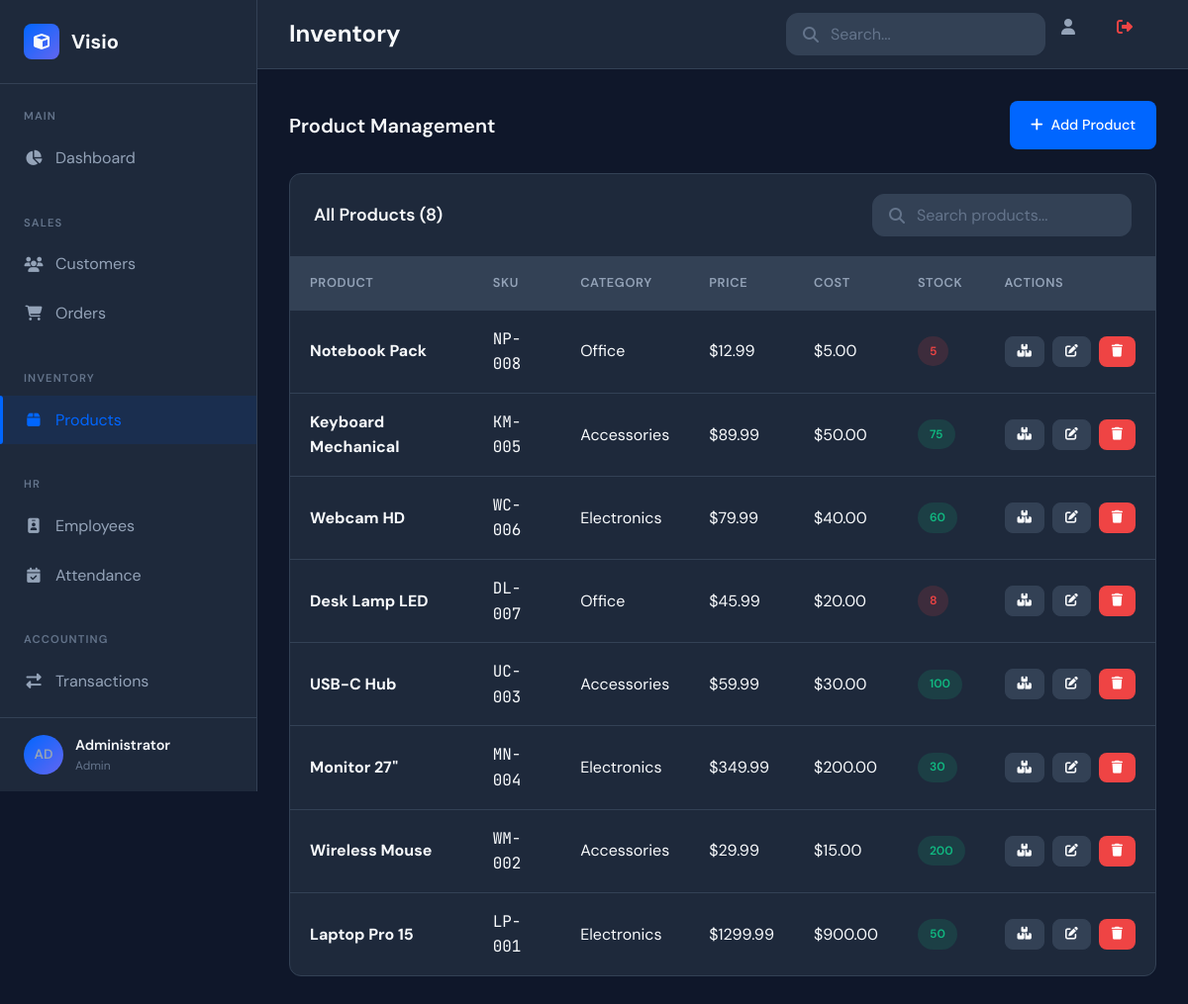
The page /products (signed in) on the database its author committed.
### app.py (models this page shows, shortened)
class User(UserMixin, db.Model):
    id = db.Column(db.Integer, primary_key=True)
    email = db.Column(db.String(120), unique=True, nullable=False)
    password_hash = db.Column(db.String(256), nullable=False)
    full_name = db.Column(db.String(100), nullable=False)
    role = db.Column(db.String(20), default='user')
    is_active = db.Column(db.Boolean, default=True)
    created_at = db.Column(db.DateTime, default=datetime.utcnow)
    last_login = db.Column(db.DateTime)
    def get_initials(self):
        names = self.full_name.split()
        if len(names) >= 2:
            return f"{names[0][0]}{names[1][0]}".upper()
        return self.full_name[:2].upper()

class Product(db.Model):
    id = db.Column(db.Integer, primary_key=True)
    name = db.Column(db.String(100), nullable=False)
    sku = db.Column(db.String(50), unique=True, nullable=False)
    category = db.Column(db.String(50))
    price = db.Column(db.Float, nullable=False)
    cost = db.Column(db.Float, default=0)
    stock_quantity = db.Column(db.Integer, default=0)
    min_stock_level = db.Column(db.Integer, default=10)
    description = db.Column(db.Text)
    created_at = db.Column(db.DateTime, default=datetime.utcnow)

### app.py (the view)
@app.route('/products')
@login_required
def products():
    return render_template('products.html', products=Product.query.order_by(Product.created_at.desc()).all())

### app.py (called while the page is built)
@login_manager.user_loader
def load_user(user_id):
    return User.query.get(int(user_id))

### templates/products.html (shortened to what this page needs)
{% extends "base.html" %}
{% block page_title %}Inventory{% endblock %}
{% block content %}
<div class="section-header">
    <h2 class="section-title">Product Management</h2>
    <a href="{{ url_for('add_product') }}" class="btn btn-primary">
        <i class="fas fa-plus"></i>
        Add Product
    </a>
</div>
<div class="card">
    <div class="card-header">
        <h3 class="card-title">All Products ({{ products|length }})</h3>
        <div class="search-box">
            <i class="fas fa-search"></i>
            <input type="text" id="searchProducts" placeholder="Search products..." onkeyup="filterTable('searchProducts', 'productsTable')">
        </div>
    </div>
    <div class="card-body" style="padding: 0;">
        {% if products %}
        <table class="data-table" id="productsTable">
            <thead>
                <tr>
                    <th>Product</th>
                    <th>SKU</th>
                    <th>Category</th>
                    <th>Price</th>
                    <th>Cost</th>
                    <th>Stock</th>
                    <th>Actions</th>
                </tr>
            </thead>
            <tbody>
                {% for product in products %}
                <tr>
                    <td>
                        <strong>{{ product.name }}</strong>
                    </td>
                    <td class="font-mono">{{ product.sku }}</td>
                    <td>{{ product.category or '-' }}</td>
                    <td>${{ "%.2f"|format(product.price) }}</td>
                    <td>${{ "%.2f"|format(product.cost) }}</td>
                    <td>
                        {% if product.stock_quantity <= product.min_stock_level %}
                        <span class="badge badge-low-stock">{{ product.stock_quantity }}</span>
                        {% else %}
                        <span class="badge badge-active">{{ product.stock_quantity }}</span>
                        {% endif %}
                    </td>
                    <td>
                        <div class="btn-group">
                            <button type="button" class="btn btn-sm btn-secondary" title="Adjust Stock" onclick="openStockModal({{ product.id }}, '{{ product.name }}', {{ product.stock_quantity }})">
                                <i class="fas fa-boxes"></i>
                            </button>
                            <a href="{{ url_for('edit_product', id=product.id) }}" class="btn btn-sm btn-secondary" title="Edit">
                                <i class="fas fa-edit"></i>
                            </a>
                            <form action="{{ url_for('delete_product', id=product.id) }}" method="POST" style="display: inline;" data-confirm="Are you sure you want to delete this product?">
                                <button type="submit" class="btn btn-sm btn-danger" title="Delete">
                                    <i class="fas fa-trash"></i>
                                </button>
                            </form>
                        </div>
                    </td>
                </tr>
                {% endfor %}
            </tbody>
        </table>
        {% endif %}
    </div>
</div>
{% endblock %}

### templates/base.html (shortened to what this page needs)
<!DOCTYPE html>
<html lang="en">
<head>
    <link rel="stylesheet" href="https://cdnjs.cloudflare.com/ajax/libs/font-awesome/6.4.0/css/all.min.css">
    <link rel="stylesheet" href="{{ url_for('static', filename='css/style.css') }}">
</head>
<body>
    <div class="app-container">
        <aside class="sidebar">
            <div class="sidebar-header">
                <div class="logo">
                    <i class="fas fa-cube"></i>
                    <span>Visio</span>
                </div>
            </div>
            <nav class="sidebar-nav">
                <div class="nav-section">
                    <span class="nav-section-title">Main</span>
                    <a href="{{ url_for('dashboard') }}" class="nav-item {% if request.endpoint == 'dashboard' %}active{% endif %}">
                        <i class="fas fa-chart-pie"></i><span>Dashboard</span>
                    </a>
                </div>
                <div class="nav-section">
                    <span class="nav-section-title">Sales</span>
                    <a href="{{ url_for('customers') }}" class="nav-item {% if 'customer' in request.endpoint %}active{% endif %}">
                        <i class="fas fa-users"></i><span>Customers</span>
                    </a>
                    <a href="{{ url_for('orders') }}" class="nav-item {% if 'order' in request.endpoint %}active{% endif %}">
                        <i class="fas fa-shopping-cart"></i><span>Orders</span>
                    </a>
                </div>
                <div class="nav-section">
                    <span class="nav-section-title">Inventory</span>
                    <a href="{{ url_for('products') }}" class="nav-item {% if 'product' in request.endpoint %}active{% endif %}">
                        <i class="fas fa-box"></i><span>Products</span>
                    </a>
                </div>
                <div class="nav-section">
                    <span class="nav-section-title">HR</span>
                    <a href="{{ url_for('employees') }}" class="nav-item {% if 'employee' in request.endpoint %}active{% endif %}">
                        <i class="fas fa-id-badge"></i><span>Employees</span>
                    </a>
                    <a href="{{ url_for('attendance') }}" class="nav-item {% if 'attendance' in request.endpoint %}active{% endif %}">
                        <i class="fas fa-calendar-check"></i><span>Attendance</span>
                    </a>
                </div>
                <div class="nav-section">
                    <span class="nav-section-title">Accounting</span>
                    <a href="{{ url_for('transactions') }}" class="nav-item {% if 'transaction' in request.endpoint %}active{% endif %}">
                        <i class="fas fa-exchange-alt"></i><span>Transactions</span>
                    </a>
                    <a href="{{ url_for('reports') }}" class="nav-item {% if 'report' in request.endpoint %}active{% endif %}">
                    </a>
                </div>
            </nav>
            <div class="sidebar-footer">
                <div class="user-info" style="cursor: pointer;" onclick="toggleUserMenu()">
                    <div class="user-avatar" style="background: linear-gradient(135deg, #0066FF, #6366F1); display: flex; align-items: center; justify-content: center; font-weight: 600; font-size: 0.85rem;">
                        {{ current_user.get_initials() }}
                    </div>
                    <div class="user-details">
                        <span class="user-name">{{ current_user.full_name }}</span>
                        <span class="user-role">{{ current_user.role|capitalize }}</span>
                    </div>
                </div>
            </div>
        </aside>
        <main class="main-content">
            <header class="content-header">
                <div class="header-left">
                    <h1 class="page-title">{% block page_title %}Dashboard{% endblock %}</h1>
                </div>
                <div class="header-right">
                    <div class="search-box"><i class="fas fa-search"></i><input type="text" placeholder="Search..."></div>
                    <a href="{{ url_for('profile') }}" class="notification-btn" title="Profile"><i class="fas fa-user"></i></a>
                    <a href="{{ url_for('logout') }}" class="notification-btn" title="Logout" style="color: #EF4444;"><i class="fas fa-sign-out-alt"></i></a>
                </div>
            </header>
            <div class="content-body">{% block content %}{% endblock %}</div>
        </main>
    </div>
</body>
</html>

### rows shown on the page
User: get_initials "AD", full_name "Administrator", role "Admin"
Product: name "Notebook Pack", sku "NP-008", category "Office", price "12.99", cost "5.00", stock_quantity "5"
Product: name "Keyboard Mechanical", sku "KM-005", category "Accessories", price "89.99", cost "50.00", stock_quantity "75"
Product: name "Webcam HD", sku "WC-006", category "Electronics", price "79.99", cost "40.00", stock_quantity "60"
Product: name "Desk Lamp LED", sku "DL-007", category "Office", price "45.99", cost "20.00", stock_quantity "8"
Product: name "USB-C Hub", sku "UC-003", category "Accessories", price "59.99", cost "30.00", stock_quantity "100"
Product: name "Monitor 27\"", sku "MN-004", category "Electronics", price "349.99", cost "200.00", stock_quantity "30"
Product: name "Wireless Mouse", sku "WM-002", category "Accessories", price "29.99", cost "15.00", stock_quantity "200"
Product: name "Laptop Pro 15", sku "LP-001", category "Electronics", price "1299.99", cost "900.00", stock_quantity "50"

### other values the page prints
{{ products|length }} "8"
